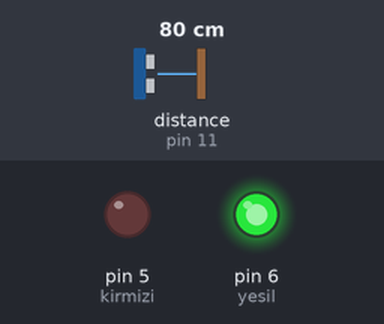
This sketch was run on a simulated Arduino Uno, built with avr-gcc and run on an emulated ATmega328P. On the bench: output pins drawn as LEDs (lit = HIGH). Wiring (inferred from the names in the program): ultrasonic range finder: trigger pin 12; echo pin 11. The inputs (shaded band) are chosen by the test bench; at power-on: distance to the obstacle (sensor on pin 11) 80 cm. The echo pulse lasts 58.3 µs per cm; pins used as bus, display or sensor lines are not drawn.

Above: at 1.2 s.
1.3 s: distance to the obstacle (sensor on pin 11) set to 72 cm
At 1.6 s:
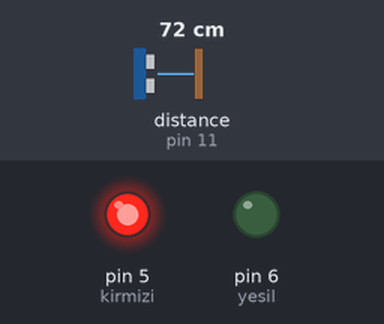
Timing chart, 0 to 4.3 s (numbered marks = the images above; inputs shaded):
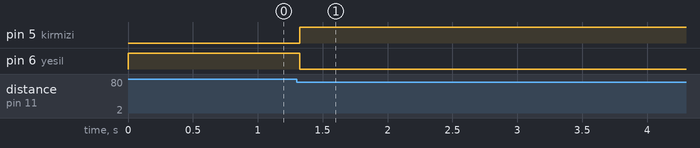

Measured:
- the behaviour switches between 75 and 74 cm on distance to the obstacle (sensor on pin 11) (found by bisection; images 0 and 1)
- after the input at 1.3 s, pin 5 (kirmizi): LOW → HIGH at once; pin 6 (yesil): HIGH → LOW at once

The sketch:

guvenlik_ici.ino
```cpp
#define trig_pin 12
#define echo_pin 11
#define yesil 6
#define kirmizi 5
void setup() {
pinMode(kirmizi,OUTPUT);
pinMode(yesil,OUTPUT);
pinMode(trig_pin,OUTPUT);
pinMode(echo_pin,INPUT);
digitalWrite(yesil,HIGH);
digitalWrite(kirmizi,LOW);
}

void loop()
{
   int sure;
   int mesafe;
   int sure2;
   int mesafe2;

   digitalWrite(trig_pin,LOW);
   delayMicroseconds(10);
   digitalWrite(trig_pin,HIGH);
   delayMicroseconds(10);
   digitalWrite(trig_pin,LOW);
   sure=pulseIn(echo_pin,HIGH);
   mesafe=(sure)/29.1/2;
   delay(100);

   digitalWrite(trig_pin,LOW);
   delayMicroseconds(10);
   digitalWrite(trig_pin,HIGH);
   delayMicroseconds(10);
   digitalWrite(trig_pin,LOW);
   sure2=pulseIn(echo_pin,HIGH);
   mesafe2=(sure2)/29.1/2;
   if (mesafe2<mesafe-5||mesafe2>mesafe+5)
   {
      digitalWrite(kirmizi,HIGH);
      digitalWrite(yesil,LOW);
   }
}
```
